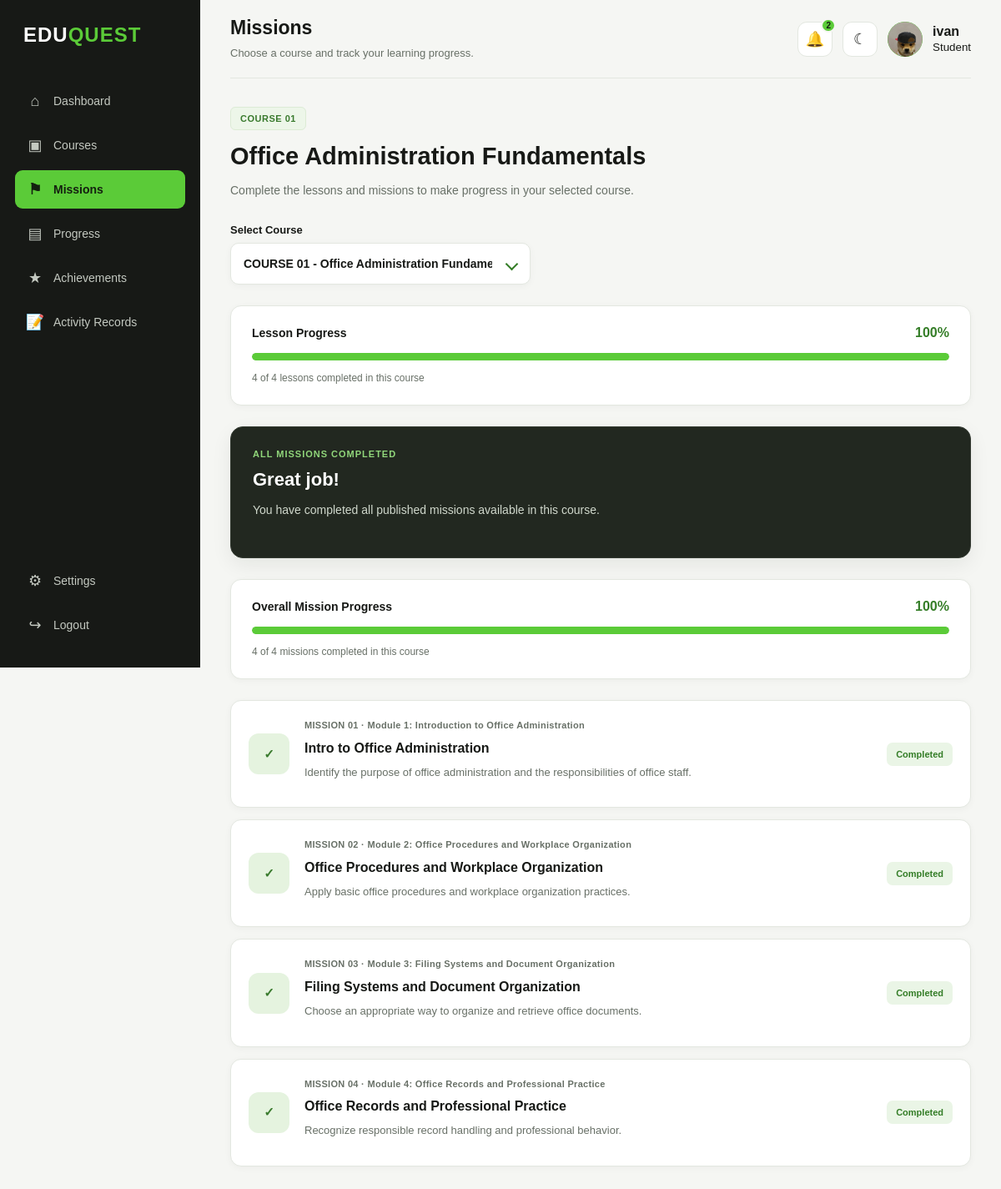
Screenshot of /EDUQUEST_FINAL/MissionsPage.php (signed in) with the database file from the repository.
### tables this page shows
CREATE TABLE `users` (
  `user_id` int(10) UNSIGNED NOT NULL,
  `full_name` varchar(150) NOT NULL,
  `username` varchar(60) NOT NULL,
  `email` varchar(190) NOT NULL,
  `password_hash` varchar(255) NOT NULL,
  `role` enum('admin','student') NOT NULL DEFAULT 'student',
  `account_status` enum('active','inactive','suspended') NOT NULL DEFAULT 'active',
  `profile_image` varchar(255) DEFAULT NULL,
  `created_at` timestamp NOT NULL DEFAULT current_timestamp(),
  `updated_at` timestamp NOT NULL DEFAULT current_timestamp() ON UPDATE current_timestamp(),
  `last_login` datetime DEFAULT NULL
);

CREATE TABLE `courses` (
  `course_id` int(10) UNSIGNED NOT NULL,
  `course_title` varchar(200) NOT NULL,
  `course_description` text DEFAULT NULL,
  `course_number` tinyint(3) UNSIGNED NOT NULL,
  `thumbnail` varchar(255) DEFAULT NULL,
  `is_locked` tinyint(1) NOT NULL DEFAULT 0,
  `status` enum('draft','published','archived') NOT NULL DEFAULT 'draft',
  `created_at` timestamp NOT NULL DEFAULT current_timestamp(),
  `updated_at` timestamp NOT NULL DEFAULT current_timestamp() ON UPDATE current_timestamp()
);

CREATE TABLE `missions` (
  `mission_id` int(10) UNSIGNED NOT NULL,
  `module_id` int(10) UNSIGNED NOT NULL,
  `mission_number` tinyint(3) UNSIGNED NOT NULL,
  `mission_title` varchar(200) NOT NULL,
  `mission_description` text DEFAULT NULL,
  `mission_type` varchar(50) NOT NULL DEFAULT 'lesson',
  `mission_order` tinyint(3) UNSIGNED NOT NULL DEFAULT 1,
  `status` enum('draft','published') NOT NULL DEFAULT 'draft',
  `created_at` timestamp NOT NULL DEFAULT current_timestamp(),
  `updated_at` timestamp NOT NULL DEFAULT current_timestamp() ON UPDATE current_timestamp()
);

CREATE TABLE `modules` (
  `module_id` int(10) UNSIGNED NOT NULL,
  `course_id` int(10) UNSIGNED NOT NULL,
  `module_number` tinyint(3) UNSIGNED NOT NULL,
  `module_title` varchar(200) NOT NULL,
  `module_description` text DEFAULT NULL,
  `status` enum('draft','published','archived') NOT NULL DEFAULT 'draft',
  `created_at` timestamp NOT NULL DEFAULT current_timestamp(),
  `updated_at` timestamp NOT NULL DEFAULT current_timestamp() ON UPDATE current_timestamp()
);

### EDUQUEST_FINAL/MissionsPage.php (the view, shortened to what the rows shown need)
<?php
require_once __DIR__ . '/Admin_Portal/db_connect.php';
$conn->set_charset("utf8mb4");
function missionPageEscape($value): string
{
    return htmlspecialchars((string) $value, ENT_QUOTES, 'UTF-8');
}
$user = null;
if (!empty($_SESSION['user_id'])) {
    $sessionUserId = (int) $_SESSION['user_id'];
    $stmt = $conn->prepare("
        SELECT
            user_id,
            full_name,
            username,
            email,
            profile_image,
            role
        FROM users
        WHERE user_id = ?
          AND role IN ('student', 'admin')
          AND account_status = 'active'
        LIMIT 1
    ");
    $stmt->bind_param("i", $sessionUserId);
    $stmt->execute();
    $user = $stmt->get_result()->fetch_assoc();
}
$userId = (int) $user['user_id'];
$displayName = !empty($user['username'])
    ? $user['username']
    : $user['full_name'];
$firstLetter = strtoupper(substr($displayName, 0, 1));
$userRole = $user['role'];
$profileImage = trim((string) ($user["profile_image"] ?? ""));
if (!empty($profileImage)) {
    $profileImage = str_replace("\\", "/", $profileImage);
    if (
        !preg_match('/^https?:\/\//i', $profileImage) &&
        strpos($profileImage, "data:") !== 0
    ) {
        $profileImage = ltrim($profileImage, "/");
    }
}
$requestedCourseId = null;
$missionCourseId = null;
$targetCourseId = $missionCourseId ?? $requestedCourseId;
$courses = [];
$stmt = $conn->prepare("
    SELECT
        c.course_id,
        c.course_title,
        c.course_number,
        c.is_locked,
        COUNT(DISTINCT m.mission_id) AS total_missions,
        COUNT(
            DISTINCT CASE
                WHEN LOWER(ump.status) = 'completed'
                THEN m.mission_id
            END
        ) AS completed_missions
    FROM courses c
    LEFT JOIN modules md
        ON md.course_id = c.course_id
       AND md.status = 'published'
    LEFT JOIN missions m
        ON m.module_id = md.module_id
       AND m.status = 'published'
    LEFT JOIN user_mission_progress ump
        ON ump.mission_id = m.mission_id
       AND ump.user_id = ?
    WHERE c.status = 'published'
    GROUP BY
        c.course_id,
        c.course_title,
        c.course_number,
        c.is_locked
    ORDER BY c.course_number ASC, c.course_id ASC
");
$stmt->bind_param("i", $userId);
$stmt->execute();
$result = $stmt->get_result();
while ($row = $result->fetch_assoc()) {
    $total = (int) $row['total_missions'];
    $completed = (int) $row['completed_missions'];
    $row['total_missions'] = $total;
    $row['completed_missions'] = $completed;
    $row['course_progress'] = $total > 0
        ? (int) round(($completed / $total) * 100)
        : 0;
    $row['course_completed'] = (
        $total > 0 && $completed >= $total
    );
    $courses[] = $row;
}
$course = null;
if ($targetCourseId !== null) {
    foreach ($courses as $row) {
        if ((int) $row['course_id'] === $targetCourseId) {
            $course = $row;
            break;
        }
    }
} else {
    $course = $courses[0] ?? null;
}
$courseId = (int) $course['course_id'];
$missions = [];
$stmt = $conn->prepare("
    SELECT
        m.mission_id,
        m.mission_number,
        m.mission_title,
        m.mission_description,
        m.mission_type,
        m.mission_order,
        md.module_number,
        md.module_title,
        COALESCE(ump.status, 'not_started') AS student_status,
        COALESCE(ump.progress_percent, 0) AS student_progress
    FROM missions m
    INNER JOIN modules md
        ON md.module_id = m.module_id
    LEFT JOIN user_mission_progress ump
        ON ump.mission_id = m.mission_id
       AND ump.user_id = ?
    WHERE md.course_id = ?
      AND md.status = 'published'
      AND m.status = 'published'
    ORDER BY
        md.module_number ASC,
        m.mission_order ASC,
        m.mission_number ASC,
        m.mission_id ASC
");
$stmt->bind_param("ii", $userId, $courseId);
$stmt->execute();
$result = $stmt->get_result();
while ($row = $result->fetch_assoc()) {
    $row['student_progress'] = max(
        0,
        min(100, (int) $row['student_progress'])
    );
    $missions[] = $row;
}
$selectedMission = null;
foreach ($missions as $index => $mission) {
    $status = strtolower($mission['student_status']);
    if ($status === 'completed') {
        $missions[$index]['display_status'] = 'completed';
    } elseif (
        $selectedMission !== null &&
        (int) $mission['mission_id'] ===
        (int) $selectedMission['mission_id']
    ) {
        $missions[$index]['display_status'] = 'active';
    } else {
        $missions[$index]['display_status'] = 'locked';
    }
}
$username = missionPageEscape($displayName);
$courseNumber = str_pad(
    (string) $course['course_number'],
    2,
    '0',
    STR_PAD_LEFT
);
?>
<!DOCTYPE html>
<html lang="en">
<head>
    <link
        rel="stylesheet"
        href="css/Missions_style.css?v=<?php
            echo file_exists(__DIR__ . '/css/Missions_style.css')
                ? filemtime(__DIR__ . '/css/Missions_style.css')
                : time();
        ?>"
    >
</head>
<body>
<div class="dashboard">
    <main class="main-content">
        <header class="topbar">
            <div>
                <h1>Missions</h1>
            </div>
            <div class="profile">
                <div class="profile-picture">
                    <?php if (!empty($profileImage)): ?>
                        <img
                            src="<?php echo missionPageEscape($profileImage); ?>"
                            alt="Profile Picture"
                            onerror="this.style.display='none'; this.parentElement.textContent='<?php echo missionPageEscape($firstLetter); ?>';"
                        >
                    <?php else: ?>
                        <?php echo missionPageEscape($firstLetter); ?>
                    <?php endif; ?>
                </div>
                <div>
                    <strong><?php echo $username; ?></strong><br>
                    <small><?php echo missionPageEscape(ucfirst($userRole)); ?></small>
                </div>
            </div>
        </header>
        <section class="mission-page">
            <div class="course-title">
                <span>
                    COURSE <?php echo missionPageEscape($courseNumber); ?>
                </span>
                <h2>
                    <?php echo missionPageEscape($course['course_title']); ?>
                </h2>
                <p>
                    Complete the lessons and missions to make progress
                    in your selected course.
                </p>
            </div>
            <div class="mission-list">
                <?php if (empty($missions)): ?>
                    <div class="mission-card">
                        <div class="mission-info">
                            <h3>No missions available yet</h3>
                            <p>
                                Published missions for this course
                                will appear here.
                            </p>
                        </div>
                    </div>
                <?php else: ?>
                    <?php foreach ($missions as $mission): ?>
                        <?php
                        $displayStatus = $mission['display_status'];
                        $displayNumber = str_pad(
                            (string) $mission['mission_number'],
                            2,
                            '0',
                            STR_PAD_LEFT
                        );
                        $missionLabel = 'MISSION ' . $displayNumber;
                        $moduleLabel = 'Module '
                            . $mission['module_number']
                            . ': '
                            . $mission['module_title'];
                        $cardClass = $displayStatus;
                        ?>
                        <div class="mission-card <?php
                            echo missionPageEscape($cardClass);
                        ?>">
                            <div class="mission-icon">
                                <?php if ($displayStatus === 'completed'): ?>
                                    ✓
                                <?php else: ?>
                                    <?php echo missionPageEscape(
                                        $displayNumber
                                    ); ?>
                                <?php endif; ?>
                            </div>
                            <div class="mission-info">
                                <span>
                                    <?php echo missionPageEscape(
                                        $missionLabel
                                    ); ?>
                                    ·
                                    <?php echo missionPageEscape(
                                        $moduleLabel
                                    ); ?>
                                </span>
                                <h3>
                                    <?php echo missionPageEscape(
                                        $mission['mission_title']
                                    ); ?>
                                </h3>
                                <p>
                                    <?php echo missionPageEscape(
                                        $mission['mission_description']
                                            ?? 'No description available.'
                                    ); ?>
                                </p>
                            </div>
                            <?php if ($displayStatus === 'completed'): ?>
                                <div class="mission-status">
                                    Completed
                                </div>
                            <?php endif; ?>
                        </div>
                    <?php endforeach; ?>
                <?php endif; ?>
            </div>
        </section>
    </main>
</div>
</body>
</html>

### rows the page displays
users: profile_image (picture), username "ivan", role "Student"
courses: course_number "01", course_title "Office Administration Fundamentals"
missions: mission_number "MISSION 01", module.module_title "Module 1: Introduction to Office Administration", mission_title "Intro to Office Administration", mission_description "Identify the purpose of office administration and the responsibilities of office staff."
missions: mission_number "MISSION 02", module.module_title "Module 2: Office Procedures and Workplace Organization", mission_title "Office Procedures and Workplace Organization", mission_description "Apply basic office procedures and workplace organization practices."
missions: mission_number "MISSION 03", module.module_title "Module 3: Filing Systems and Document Organization", mission_title "Filing Systems and Document Organization", mission_description "Choose an appropriate way to organize and retrieve office documents."
missions: mission_number "MISSION 04", module.module_title "Module 4: Office Records and Professional Practice", mission_title "Office Records and Professional Practice", mission_description "Recognize responsible record handling and professional behavior."

### other values shown
$unreadNotifications "2"
$lessonProgressPercent "100"
$completedLessons "4"
$totalLessons "4"
$courseMissionProgress "100"
$completedMissions "4"
$totalMissions "4"
